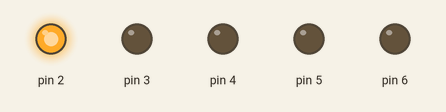
The sketch below on a simulated Arduino Uno, built with avr-gcc and run on an emulated ATmega328P. Shown: output pins drawn as LEDs (lit = HIGH).

Above: at 0.2 s.
At 1.7 s:
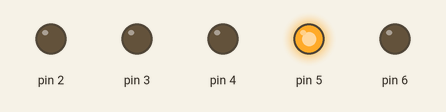
At 2.5 s:
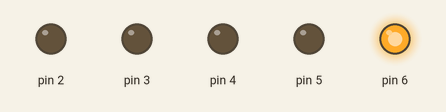
At 4.2 s:
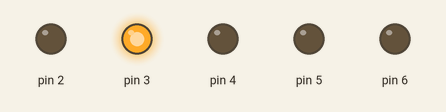
At 6.2 s:
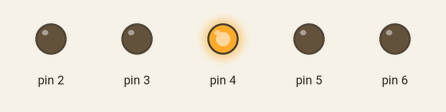
Timing chart, 0 to 6.5 s (numbered marks = the images above):
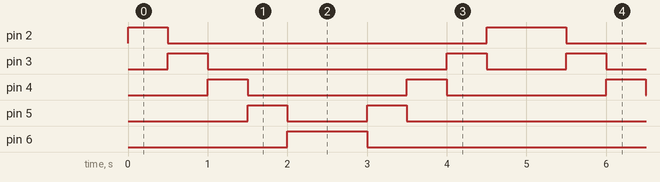

Measured:
- by itself, pin 2: repeats every 5.0 s: LOW 4.0 s, HIGH 1.0 s
- by itself, pin 3: repeats every 5.0 s: LOW 3.0 s, HIGH 0.50 s, LOW 1.0 s, HIGH 0.50 s
- by itself, pin 4: alternates HIGH for 0.50 s and LOW for 2.0 s
- by itself, pin 5: repeats every 5.0 s: LOW 1.0 s, HIGH 0.50 s, LOW 3.0 s, HIGH 0.50 s
- by itself, pin 6: alternates HIGH for 1.0 s and LOW for 4.0 s

The sketch:

for_running.ino
```cpp
void setup(){
    for(int i=2; i<=6; i++){
    pinMode(i,OUTPUT);}

}
void loop(){

    for(int i=2; i<=6; i++){
        digitalWrite(i-1,LOW);
        digitalWrite(i,HIGH);
        delay(500);
       if(i==6){digitalWrite(i,LOW);}
    }

    for(int i=6; i>=2; i--){
        digitalWrite(i+1,LOW);
        digitalWrite(i,HIGH);
        delay(500);
       if(i==2){digitalWrite(i,LOW);}
    }


}
```
